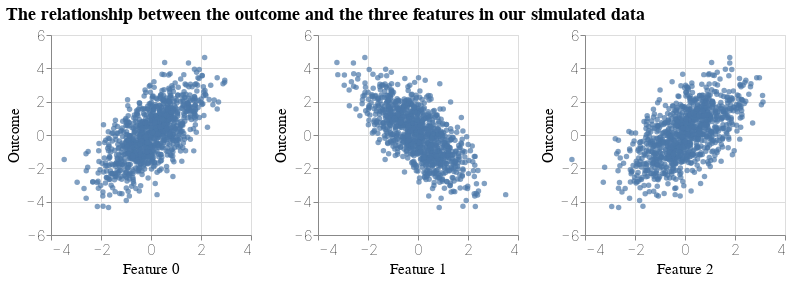

Notebook code cell kept with this figure:
### Code cell
data = pd.DataFrame({'Feature 0': X[:, 0], 'Feature 1': X[:, 1], 'Feature 2': X[:, 2], 'Outcome': Y.squeeze()})
alt.Chart(data).mark_point(filled=True).encode(
    x=alt.X(alt.repeat('column'), type='quantitative', scale=alt.Scale(domain=[-4, 4])),
    y=alt.Y('Outcome:Q', scale=alt.Scale(domain=[-6, 6]))
).properties(
    height=200,
    width=200
).repeat(
    column=['Feature 0', 'Feature 1', 'Feature 2']
).properties(
    title='The relationship between the outcome and the three features in our simulated data'
).configure_axis(
    labelFontSize=15,
    labelFontWeight=alt.FontWeight('lighter'),
    titleFontSize=15,
    titleFontWeight=alt.FontWeight('normal')
).configure_title(
    fontSize=18
)

### Figure 1 — Vega-Lite specification as saved in the notebook (floating-point values rounded to 4 significant figures; data arrays with more than 128 entries replaced by an {"elided": "..."} marker saying what was removed)
{"$schema": "https://vega.github.io/schema/vega-lite/v3.2.1.json", "config": {"axis": {"labelFontSize": 15, "labelFontWeight": "lighter", "titleFontSize": 15, "titleFontWeight": "normal"}, "mark": {"tooltip": null}, "title": {"fontSize": 18}, "view": {"height": 300, "width": 400}}, "datasets": {"data-001d2a37de76ec3dd992ee3b256db630": {"elided": "1000 records"}}, "repeat": {"column": ["Feature 0", "Feature 1", "Feature 2"]}, "spec": {"data": {"name": "data-001d2a37de76ec3dd992ee3b256db630"}, "encoding": {"x": {"field": {"repeat": "column"}, "scale": {"domain": [-4, 4]}, "type": "quantitative"}, "y": {"field": "Outcome", "scale": {"domain": [-6, 6]}, "type": "quantitative"}}, "height": 200, "mark": {"filled": true, "type": "point"}, "width": 200}, "title": "The relationship between the outcome and the three features in our simulated data"}
